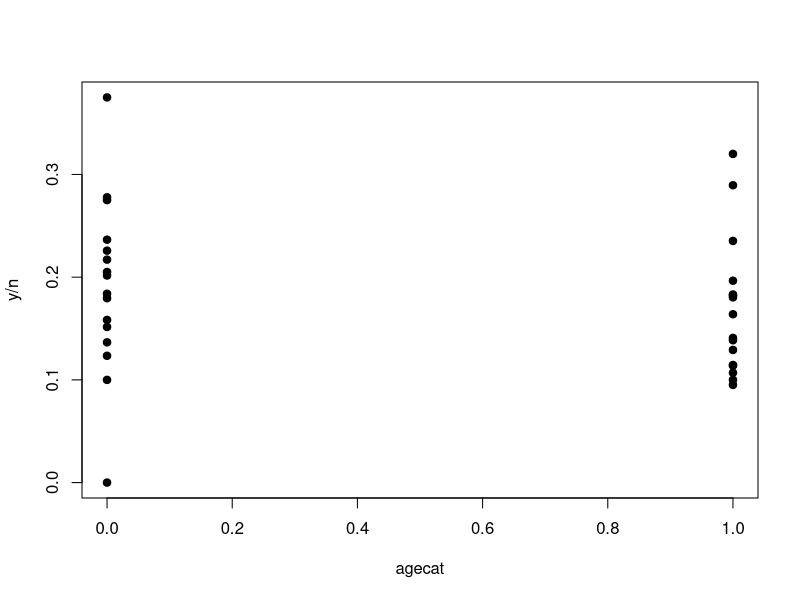
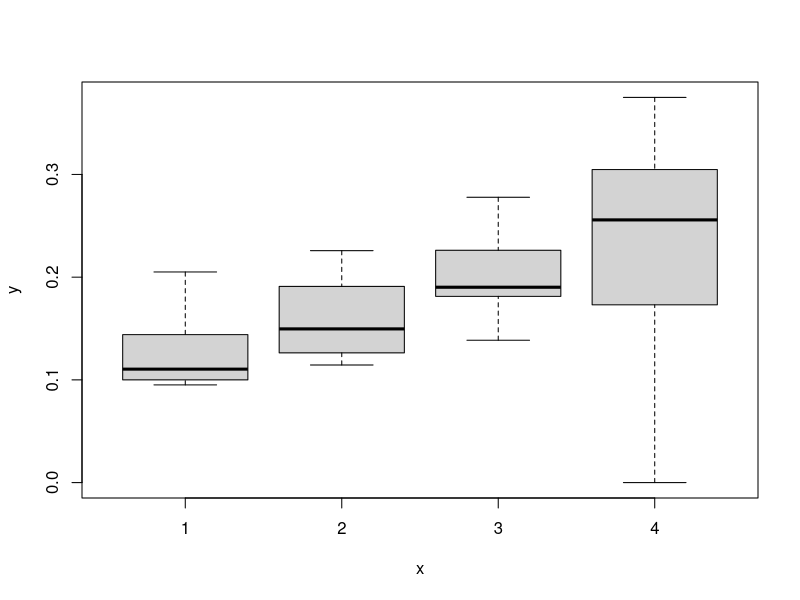
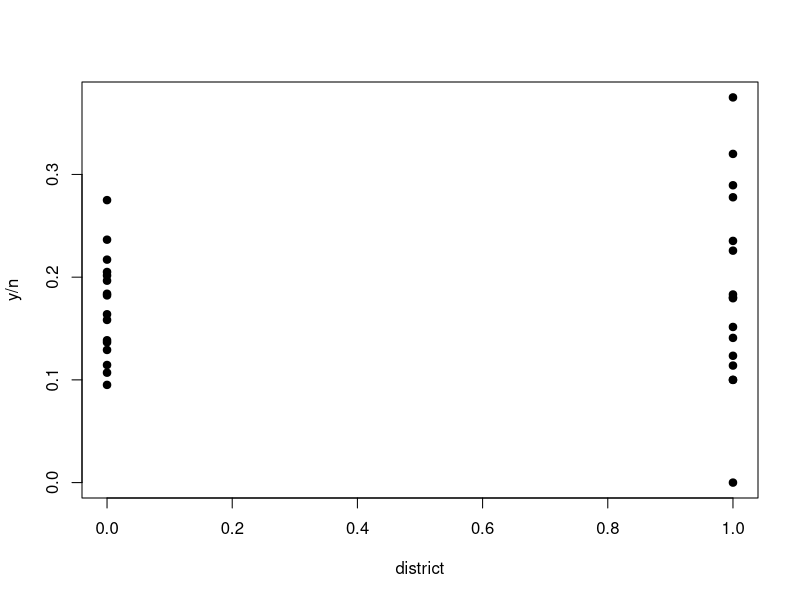
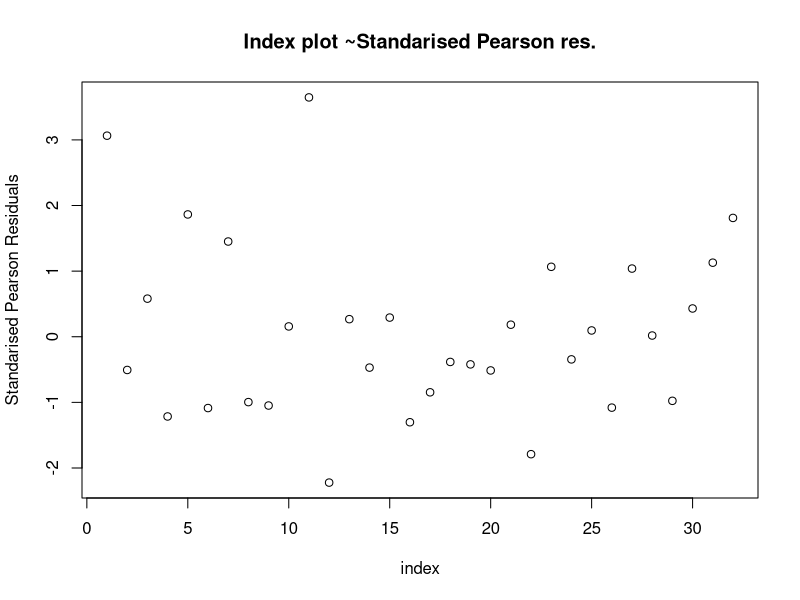
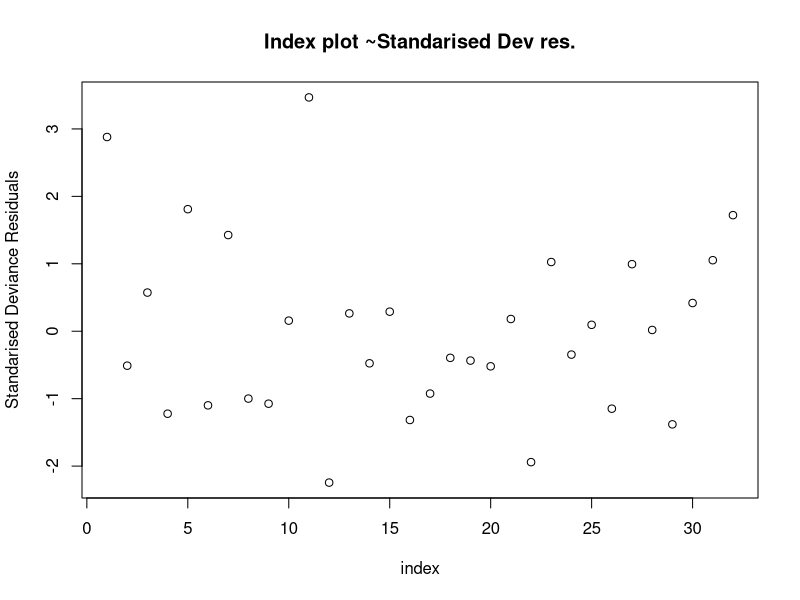
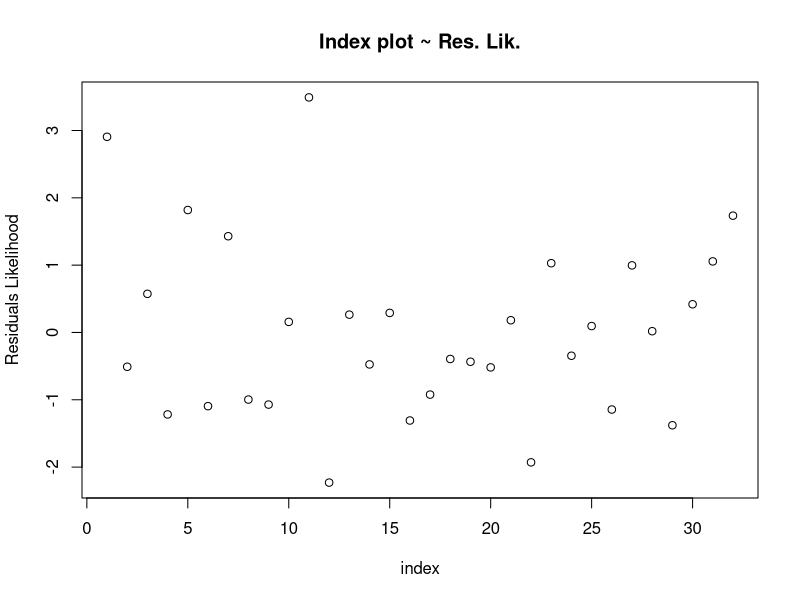
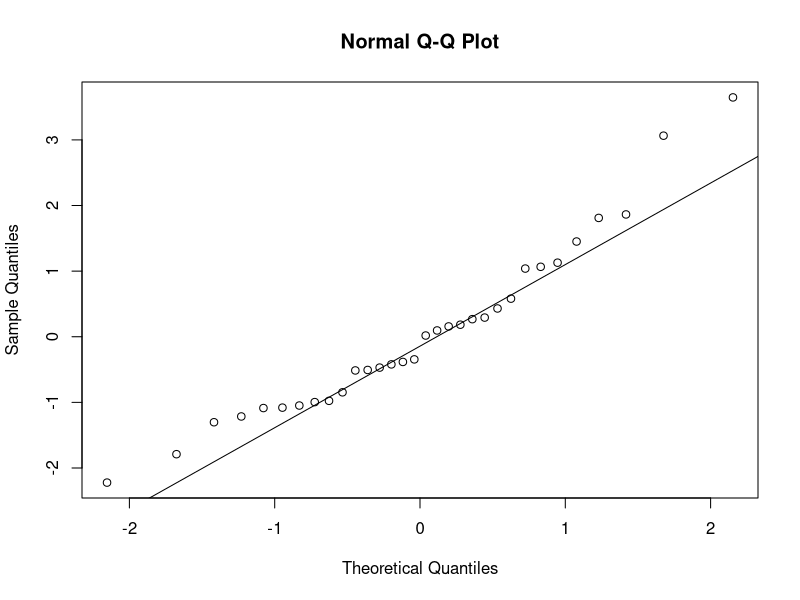
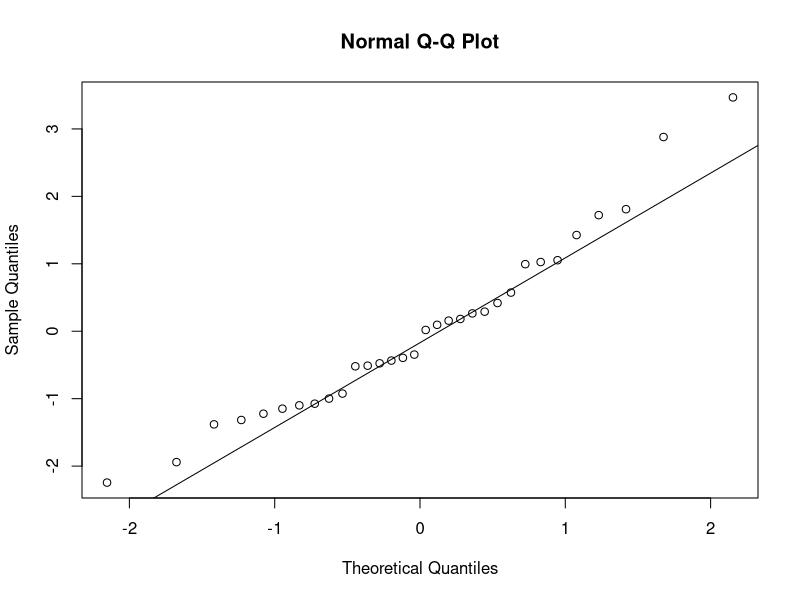

Write R code to recreate these figures, in order. (Note: this script raises an error after producing the figures.)
## ---- chunk 1
knitr::opts_chunk$set(echo = TRUE)
## ---- chunk 2
library(MASS)
library(car)
model1 <- read.table("./asfalies.txt", header=TRUE)
attach(model1)
car_cat <- factor(cartype)
mod_full <- glm(y ~ agecat + car_cat + district + offset(log(n)), family=poisson, data=model1)
summary(mod_full)
## ---- chunk 3
anova(mod_full, test = "Chisq")
## ---- chunk 4
m1 = step(mod_full, direction="backward", test="Chisq")
summary(m1)
## ---- chunk 5
plot(agecat,y/n,pch=19)
## ---- chunk 6
plot(car_cat,y/n,pch=19)
## ---- chunk 7
plot(district,y/n,pch=19)
## ---- chunk 8
pvalue <-  1 - pchisq(mod_full$deviance,mod_full$df.residual)
pvalue
## ---- chunk 9

res_pearson <- residuals(mod_full, type = "pearson")
standard_pearson_residuals <- res_pearson/(sqrt(1-hatvalues(mod_full)))

res_deviance <- residuals(mod_full, type = "deviance")
standard_res_deviance <- rstandard(mod_full)

res_lik <- sign(y - fitted.values(mod_full))*sqrt(hatvalues(mod_full)*standard_pearson_residuals^2 + (1-
hatvalues(mod_full))*standard_res_deviance^2)
## ---- chunk 10
plot(standard_pearson_residuals, main='Index plot ~Standarised Pearson res.', xlab = 'index', ylab = 'Standarised Pearson Residuals')
plot(standard_res_deviance, main='Index plot ~Standarised Dev res.', xlab = 'index', ylab = 'Standarised Deviance Residuals')
plot(res_lik , main='Index plot ~ Res. Lik.', xlab = 'index', ylab = 'Residuals Likelihood')
## ---- chunk 11
qqnorm(standard_pearson_residuals)
qqline(standard_pearson_residuals)

qqnorm(res_deviance/sqrt((1-hatvalues(mod_full))))
qqline(res_deviance/sqrt((1-hatvalues(mod_full))))
## ---- chunk 12
plot(fitted.values(mod_full), res_deviance/sqrt((1-hatvalues(mod_full))), ylab = "STANDARD DEVIANCE ERROR")
abline(h=0)

residualPlots(mod_full)
## ---- chunk 13

crPlot(mod_full, variable=agecat, pch=19)
crPlot(mod_full, variable=district, pch=19)

## ---- chunk 14
id = c(1:32) # observation's number

#hii probability balance plot
plot(hatvalues(mod_full),res_lik)
abline(h=0)

#plot for residual likelihood vs id
plot(id,res_lik,ylab = "res_Lik")
abline(h=0)

#cooks distance 
plot(id,cooks.distance(mod_full))

#hat values
plot(id,hatvalues(mod_full))
## ---- chunk 15
cooks.distance(mod_full)[which(cooks.distance(mod_full)>1)]

hatvalues(mod_full)[which(hatvalues(mod_full)> 0.1875)]

## ---- chunk 16
1 - (mod_full$deviance / mod_full$null.deviance)
## ---- chunk 17
model2 <- read.table("./asfalies_outliers.txt", header=TRUE)
attach(model2)
car_cat <- factor(cartype)
mod_no_outliers <- glm(y ~ agecat + car_cat + district + offset(log(n)), family=poisson, data=model2)


1 - (mod_no_outliers$deviance / mod_no_outliers$null.deviance)
